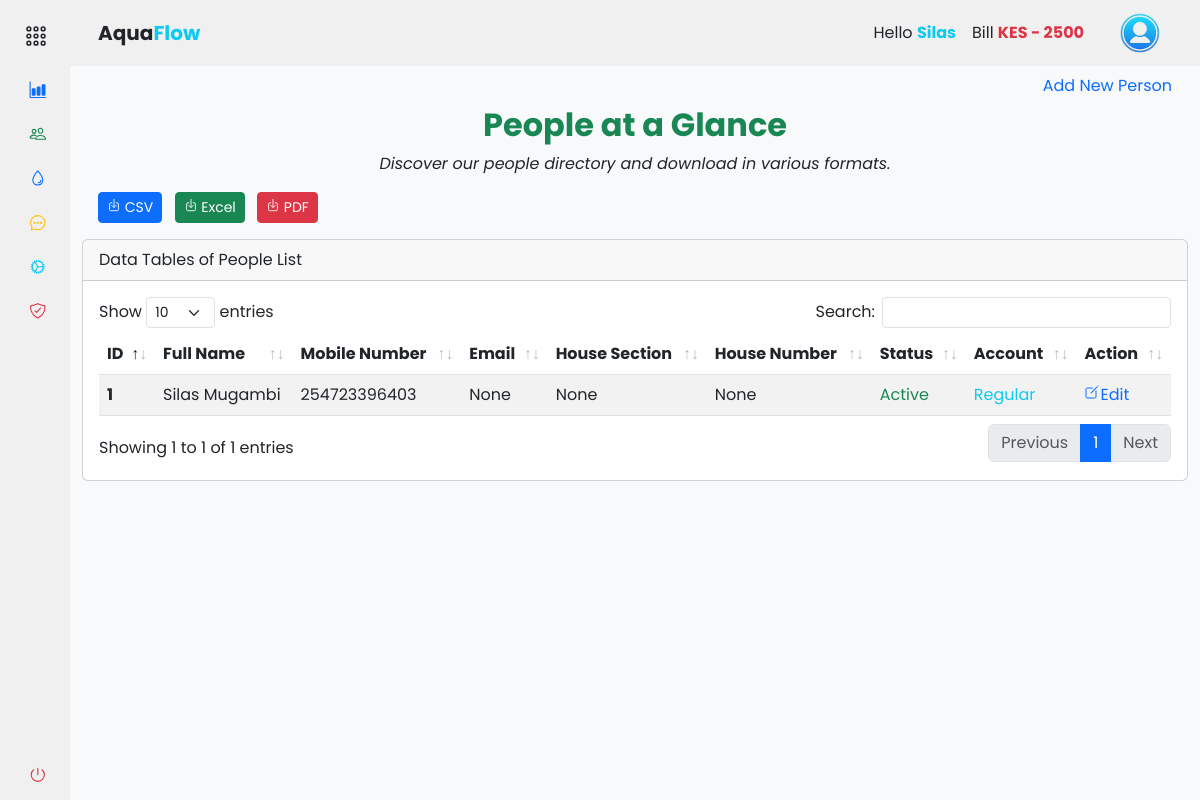
Page /accounts/people/people_list (signed in) on the earlier database version.
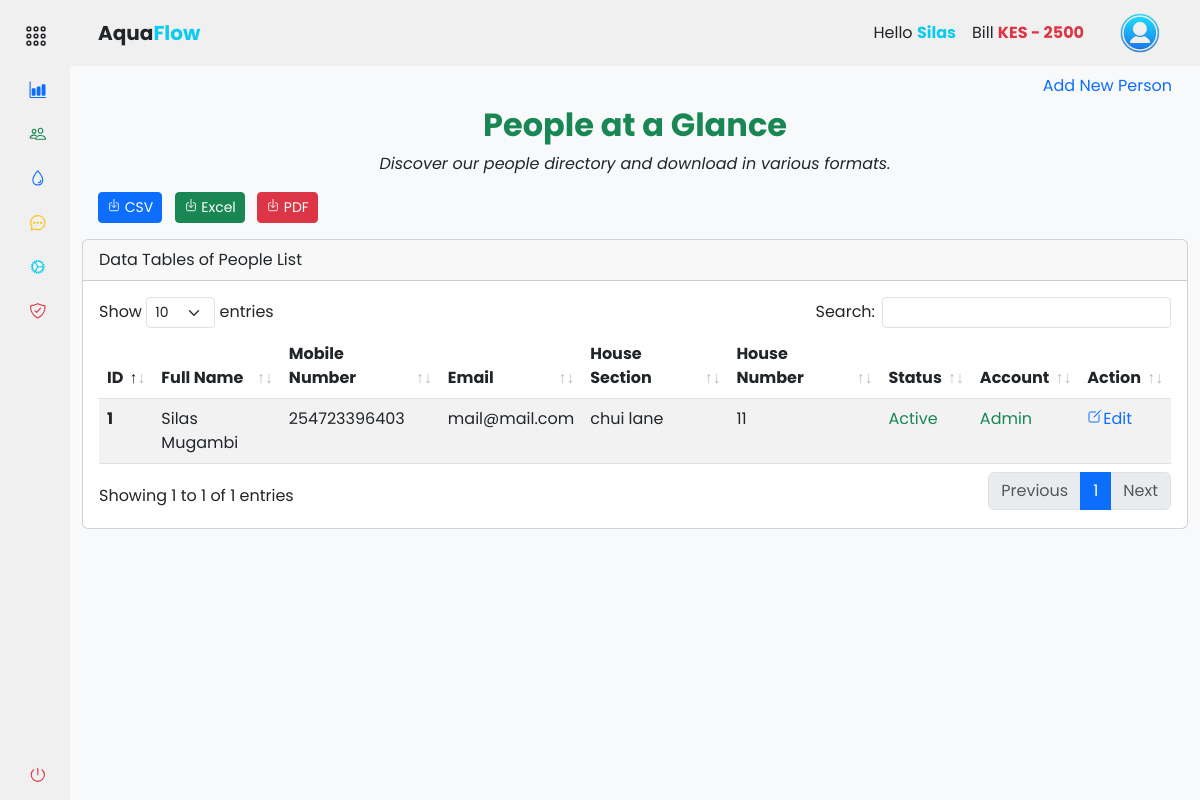
Same page on the later database version.
### app/backend/models/user.py (models this page shows, shortened)
class User(db.Model, UserMixin):
    id = db.Column(db.Integer, primary_key=True)
    mobile_number = db.Column(db.String(20), unique=True, nullable=False)
    password_hash = db.Column(db.String(128), nullable=False)
    first_name = db.Column(db.String(50))
    last_name = db.Column(db.String(50))
    email = db.Column(db.String(120))
    house_section = db.Column(db.String(50))
    house_number = db.Column(db.String(20))
    profile_image = db.Column(db.String(255))
    is_active = db.Column(db.Boolean, default=True)
    is_admin = db.Column(db.Boolean, default=False)
    meter_readings = db.relationship('MeterReading', backref='user', lazy=True)
    payments = db.relationship('Payment', backref='user', lazy=True)

### app/backend/accounts/people/routes.py (the view)
@people_bp.route('/people_list', methods=['GET', 'POST'])
@login_required
def people_list():
    if current_user.is_authenticated:
        people_list = User.query.all()
        add_form = AddUserForm()
        house_sections = []
        settings = Settings.query.first()
        if settings:
            house_sections = [(section, section) for section in settings.house_sections.split(',')]
        return render_template('accounts/people_list.html', people_list=people_list, house_sections=house_sections, form=add_form, hide_footer=True)
    else:
        return redirect(url_for('auth.login'))

### app/backend/accounts/people/forms.py (shortened to what this page needs)
class AddUserForm(FlaskForm):
    first_name = StringField('First Name', validators=[DataRequired(), Length(max=50)])
    last_name = StringField('Last Name', validators=[DataRequired(), Length(max=50)])
    mobile_number = StringField('Mobile Number', validators=[DataRequired(), Length(min=10, max=20)])
    email = StringField('Email', validators=[Optional(), Length(max=50)])
    house_section = SelectField('House Section', validators=[DataRequired()], coerce=str)
    house_number = StringField('House Number', validators=[DataRequired(), Length(max=50)])
    password = PasswordField('Password', validators=[DataRequired(), Length(min=6), EqualTo('confirm_password', message='Passwords must match')])
    confirm_password = PasswordField('Confirm Password', validators=[DataRequired()])
    submit = SubmitField('Register')

### app/backend/accounts/accounts_context.py (called while the page is built)
def accounts_context():
    people = 'silas'
    bill = int('2500')
    return {'people': people, 'bill': bill}

def inject_now():
    return {'now': datetime.utcnow() + timedelta(hours=3)}

### app/assets/templates/accounts/people_list.html (shortened to what this page needs)
{% extends "base.html" %} {% block content %}
<section class="container-fluid">
  <ul class="nav nav-pills justify-content-end border-0">
    <li type="button" class="nav-item">
      <a
        class="nav-link"
        data-bs-toggle="modal"
        data-bs-target="#addNewPersonModal"
        >Add New Person</a
      >
    </li>
  </ul>
  <div class="text-center">
    <h2 class="fw-bold text-success">People at a Glance</h2>
    <p class="mt-2 fst-italic">
      Discover our people directory and download in various formats.
    </p>
  </div>
  <div class="row">
    <div class="col-md-12">
      <div class="float-start ms-3">
        <a
          href="{{ url_for('accounts.people.download_users', format='csv') }}"
          class="btn btn-sm me-2 btn-primary"
          download="people_list.csv"
        >
          <ion-icon name="download-outline"></ion-icon> CSV
        </a>
        <a
          href="{{ url_for('accounts.people.download_users', format='excel') }}"
          class="btn btn-sm me-2 btn-success"
          download="people_list.xlsx"
        >
          <ion-icon name="download-outline"></ion-icon> Excel
        </a>
        <a
          href="{{ url_for('accounts.people.download_users', format='pdf') }}"
          class="btn btn-sm me-2 btn-danger"
          download="people_list.pdf"
        >
          <ion-icon name="download-outline"></ion-icon> PDF
        </a>
      </div>
    </div>
  </div>
  <div class="col-md-12">
    <div class="card mt-3 mb-3">
      <div class="card-header">Data Tables of People List</div>
      <div class="card-body">
        <div class="table-responsive">
          <table class="table table-striped data-table" style="width: 100%">
            <thead>
              <tr>
                <th scope="col">ID</th>
                <th scope="col">Full Name</th>
                <th scope="col">Mobile Number</th>
                <th scope="col">Email</th>
                <th scope="col">House Section</th>
                <th scope="col">House Number</th>
                <th scope="col">Status</th>
                <th scope="col">Account</th>
                <th scope="col">Action</th>
              </tr>
            </thead>
            <tbody>
              {% for person in people_list %}
              <tr>
                <th scope="row">{{ person.id }}</th>
                <td>
                  {{ person.first_name.title() ~ " " ~ person.last_name.title()
                  }}
                </td>
                <td>{{ person.mobile_number }}</td>
                <td>{{ person.email }}</td>
                <td>{{ person.house_section }}</td>
                <td>{{ person.house_number }}</td>
                <td>
                  {% if person.is_active %}
                  <span class="text-success">Active</span>
                  {% else %}
                  <span class="text-danger">Inactive</span>
                  {% endif %}
                </td>
                <td>
                  {% if person.is_admin %}
                  <span class="text-success">Admin</span>
                  {% else %}
                  <span class="text-info">Regular</span>
                  {% endif %}
                </td>
                <td>
                  {% if current_user.is_admin or current_user.id == person.id %}
                  <a
                    href="{{ url_for('accounts.people.edit_user', user_id=person.id) }}"
                  >
                    <ion-icon name="create-outline"></ion-icon>Edit
                  </a>
                  {% else %}
                  <span class="text-muted">No Edit Permission</span>
                  {% endif %}
                </td>
              </tr>
              {% endfor %}
            </tbody>
          </table>
        </div>
      </div>
    </div>
  </div>
</section>
{% endblock %}

### app/assets/templates/base.html (shortened to what this page needs)
<!DOCTYPE html>
<html lang="en">
  <head>
    <link
      rel="stylesheet"
      href="{{ url_for('static', filename='css/vendor/bootstrap.min.css') }}"
    />
    <link
      rel="stylesheet"
      href="{{ url_for('static', filename='css/datatables/dataTables.bootstrap5.min.css') }}"
    />
    <link
      rel="stylesheet"
      href="{{ url_for('static', filename='css/styles.css') }}"
    />
  </head>
  <body>
    <div class="wrapper">
      {% include '/components/sidebar.html' %}
      <main class="main">
        {% include '/components/navbar.html' %}
        {% block content %}{% endblock %}
      </main>
    </div>
  </body>
</html>

### app/assets/templates/components/sidebar.html (shortened to what this page needs)
{% if not hide_sidebar %}
<aside id="sidebar">
  <div class="d-flex mt-2">
    <button class="toggle-btn" type="button">
      <ion-icon name="apps-outline" class="text-dark"></ion-icon>
    </button>
  </div>
  <ul class="sidebar-nav">
    <li class="sidebar-item">
      <a
        href="{{ url_for('accounts.dashboard.dashboard') }}"
        class="sidebar-link"
      >
        <ion-icon name="bar-chart" class="text-primary me-2"></ion-icon>
      </a>
    </li>
    <li class="sidebar-item">
      <a
        href="{{ url_for('accounts.people.people_list') }}"
        class="sidebar-link"
      >
        <ion-icon name="people-outline" class="text-success"></ion-icon>
      </a>
    </li>
    <li class="sidebar-item">
      <a
        href="#records_water_supply"
        class="sidebar-link collapsed has-dropdown"
        data-bs-toggle="collapse"
        data-bs-target="#records_water"
        aria-expanded="false"
        aria-controls="records_water"
      >
        <ion-icon name="water-outline" class="text-primary"></ion-icon>
      </a>
    </li>
    <li class="sidebar-item">
      <a
        href="{{ url_for('accounts.messages.messages') }}"
        class="sidebar-link"
      >
        <ion-icon
          name="chatbubble-ellipses-outline"
          class="text-warning"
        ></ion-icon>
      </a>
    </li>
    <li class="sidebar-item">
      <a
        href="{{ url_for('accounts.settings.settings') }}"
        class="sidebar-link"
      >
        <ion-icon name="cog-outline" class="text-info"></ion-icon>
      </a>
    </li>
    <li class="sidebar-item">
      <a
        href="{{ url_for('accounts.security.security_options') }}"
        class="sidebar-link"
      >
        <ion-icon
          name="shield-checkmark-outline"
          class="text-danger"
        ></ion-icon>
      </a>
    </li>
  </ul>
  <div class="sidebar-footer">
    <a
      class="sidebar-link"
      href="{{ url_for('auth.logout') }}"
      onclick="localStorage.clear();"
    >
      <ion-icon name="power-outline" class="text-danger"></ion-icon>
    </a>
  </div>
</aside>
{% endif %}

### app/assets/templates/components/navbar.html (shortened to what this page needs)
{% if not hide_navbar %}
<header
  id="navbar"
  class="navbar navbar-expand-lg sticky-sm-top {% if not current_user.is_authenticated %}bg-dark{% endif %}"
>
  <div class="container-fluid">
    <a
      class="navbar-brand text-center d-flex align-items-center fw-bold ms-3 {% if not current_user.is_authenticated %}text-light{% else %}text-dark{% endif %}"
      href="#"
    >
      Aqua<span class="text-info">Flow</span>
    </a>
    <div class="collapse navbar-collapse" id="navbarToggler">
      <div class="d-flex align-items-center ms-auto">
         {% if current_user.is_authenticated %}
        <ul class="navbar-nav me-3">
          <li class="nav-item">
            <a class="nav-link text-dark">
              Hello
              <span class="text-info fw-bold"
                >{{ current_user.first_name.title() }}</span
              >
            </a>
          </li>
          <li class="nav-item">
            <a class="nav-link text-dark">
              Bill
              <span
                class="fw-bold {% if bill > 0 %}text-danger{% else %}text-success{% endif %}"
                >KES {% if bill > 0 %}-{% endif %} {{ bill }}</span
              >
            </a>
          </li>
        </ul>
        <div class="btn-group">
          <button
            type="button"
            class="btn navbar-brand rounded-circle border-0"
            data-bs-toggle="dropdown"
            aria-expanded="false"
          >
            <img
              src="{{ url_for('static', filename='images/user.png') }}"
              alt="logo image"
              height="40px"
              width="40px"
            />
          </button>
        </div>
        {% endif %}
      </div>
    </div>
  </div>
</header>
{% endif %}

### app/assets/static/css/styles.css (style rules this page uses)
a { text-decoration: none; cursor: pointer; }
li { list-style: none; }
button { border: none !important; outline: none; }
body { font-family: "Poppins", sans-serif; }
.wrapper { display: flex; overflow: hidden; height: 100vh; }
#sidebar { width: 70px; min-width: 70px; z-index: 1000; transition: all 0.25s ease-in-out; display: flex; flex-direction: column; }
.toggle-btn { background-color: transparent; cursor: pointer; border: 0; padding: 1rem 1.5rem; }
.toggle-btn ion-icon { color: #000; font-size: 1.5rem; }
.sidebar-nav { padding: 0rem; flex: 1 1 auto; }
a.sidebar-link { padding: 0.625rem 1.625rem; color: #000; display: block; font-size: 0.9rem; border-radius: 5px; white-space: nowrap; border-left: 3px solid transparent; transition: background-color 0.3s ease, margin-inline-start 0.3s ease, border-left 0.3s ease; }
.sidebar-link ion-icon { font-size: 1.1rem; margin-right: 0.75rem; }
.sidebar-item { position: relative; }
.main { min-height: 100vh; width: 100%; overflow-y: scroll; transition: all 0.35s ease-in-out; background-color: rgb(248, 249, 250); }
.navbar, #sidebar { background-color: #f0f0f0; z-index: 1000; }

Differences in the rows shown:
changed User "Silas Mugambi": email "None" → "mail@mail.com"; house_section "None" → "chui lane"; house_number "None" → "11"; is_admin "Regular" → "Admin"
